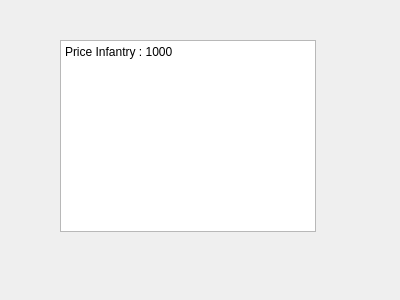
<?xml version="1.0" encoding="UTF-8"?>
<ui version="4.0">
 <class>Dialog</class>
 <widget class="QDialog" name="Dialog">
  <property name="geometry">
   <rect>
    <x>0</x>
    <y>0</y>
    <width>400</width>
    <height>300</height>
   </rect>
  </property>
  <property name="windowTitle">
   <string>Dialog</string>
  </property>
  <widget class="QTextBrowser" name="textBrowser">
   <property name="geometry">
    <rect>
     <x>60</x>
     <y>40</y>
     <width>256</width>
     <height>192</height>
    </rect>
   </property>
   <property name="html">
    <string>&lt;!DOCTYPE HTML PUBLIC &quot;-//W3C//DTD HTML 4.0//EN&quot; &quot;http://www.w3.org/TR/REC-html40/strict.dtd&quot;&gt;
&lt;html&gt;&lt;head&gt;&lt;meta name=&quot;qrichtext&quot; content=&quot;1&quot; /&gt;&lt;style type=&quot;text/css&quot;&gt;
p, li { white-space: pre-wrap; }
&lt;/style&gt;&lt;/head&gt;&lt;body style=&quot; font-family:'Noto Sans'; font-size:9pt; font-weight:400; font-style:normal;&quot;&gt;
&lt;p style=&quot; margin-top:0px; margin-bottom:0px; margin-left:0px; margin-right:0px; -qt-block-indent:0; text-indent:0px;&quot;&gt;Price Infantry : 1000&lt;/p&gt;&lt;/body&gt;&lt;/html&gt;</string>
   </property>
  </widget>
 </widget>
 <resources/>
 <connections/>
</ui>
